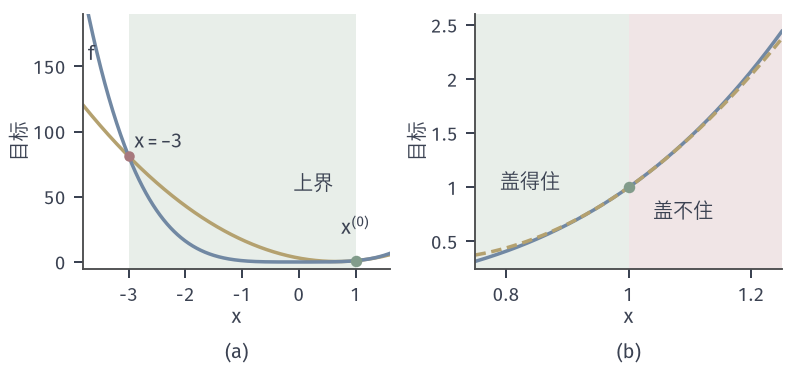

Recreate this plot in Python.
from pathlib import Path
import sys
ROOT = next(p for p in Path(__file__).resolve().parents if (p/'build.sh').is_file() and (p/'tex/book.tex').is_file())
sys.path.insert(0, str(ROOT/'figures/00-shared/mathematical-preliminaries-upper/00-shared/comprehension-figures'))
from support import figure, save, BLUE, GREEN, YELLOW, RED, PURPLE, INK, MUTED, GRID, BLUE_FILL, GREEN_FILL, YELLOW_FILL, RED_FILL, PURPLE_FILL
import numpy as np
HERE = Path(__file__).resolve().parent
STROKE = '#4C4D4F'
def panel(fig, left, right, top, bottom, wspace=.25, hspace=.25):
    fig.set_layout_engine(None)
    fig.subplots_adjust(left=left, right=right, top=top, bottom=bottom, wspace=wspace, hspace=hspace)
def tags(fig, axes, y=.015):
    for ax, s in zip(axes, ('(a)', '(b)', '(c)', '(d)')):
        p = ax.get_position(); fig.text((p.x0+p.x1)/2, y, s, ha='center', va='bottom')
# 贯穿本章的例子：f(x)=(x1^2+9x2^2)/2，x0=(9,1)，L=9，mu=1。
H = np.diag([1., 9.])
def f2(X, Y): return .5*(X**2 + 9*Y**2)
def grad(x): return H@x
def fv(x): return .5*x@H@x
x0 = np.array([9., 1.])

fig, axes = figure(width_mm=112, height_mm=52, ncols=2)
panel(fig, .105, .985, .96, .27, .28)
m = lambda x: 1+4*(x-1)+6*(x-1)**2
a = axes[0]; x = np.linspace(-3.8, 1.6, 700)
a.axvspan(-3,1,color=GREEN_FILL,lw=0); a.plot(x,m(x),color=YELLOW,lw=1.4); a.plot(x,x**4,color=BLUE,lw=1.4)
a.plot([1],[1],'o',ms=4.6,color=GREEN,mew=0,zorder=5); a.plot([-3],[81],'o',ms=4.2,color=RED,mew=0,zorder=5)
a.text(1.0,18,'$x^{(0)}$',ha='center',va='bottom'); a.text(-2.9,84,'$x=-3$',ha='left',va='bottom')
a.text(-.1,60,'上界',ha='left',va='center'); a.text(-3.72,155,'$f$',ha='left')
a.set_xlim(-3.8,1.6); a.set_ylim(-5,190); a.set_xticks([-3,-2,-1,0,1]); a.set_yticks([0,50,100,150]); a.set_xlabel('$x$',labelpad=1); a.set_ylabel('目标',labelpad=1)
b = axes[1]; x = np.linspace(.75, 1.25, 400)
b.axvspan(.75,1,color=GREEN_FILL,lw=0); b.axvspan(1,1.25,color=RED_FILL,lw=0)
b.plot(x,x**4,color=BLUE,lw=1.4); b.plot(x,m(x),color=YELLOW,lw=1.4,ls=(0,(3,1.6))); b.plot([1],[1],'o',ms=4.6,color=GREEN,mew=0,zorder=5)
b.text(.79,.95,'盖得住',ha='left',va='bottom'); b.text(1.04,.68,'盖不住',ha='left',va='bottom')
b.set_xlim(.75,1.25); b.set_ylim(.25,2.6); b.set_xticks([.8,1,1.2]); b.set_xticklabels(['0.8','1','1.2']); b.set_yticks([.5,1,1.5,2,2.5]); b.set_yticklabels(['0.5','1','1.5','2','2.5']); b.set_xlabel('$x$',labelpad=1); b.set_ylabel('目标',labelpad=1)
tags(fig, axes)
save(fig, HERE, 'figure', {'f':'x^4','x0':1,'L':12,'upper':'1+4(x-1)+6(x-1)^2','valid':'[-3,1]'})
